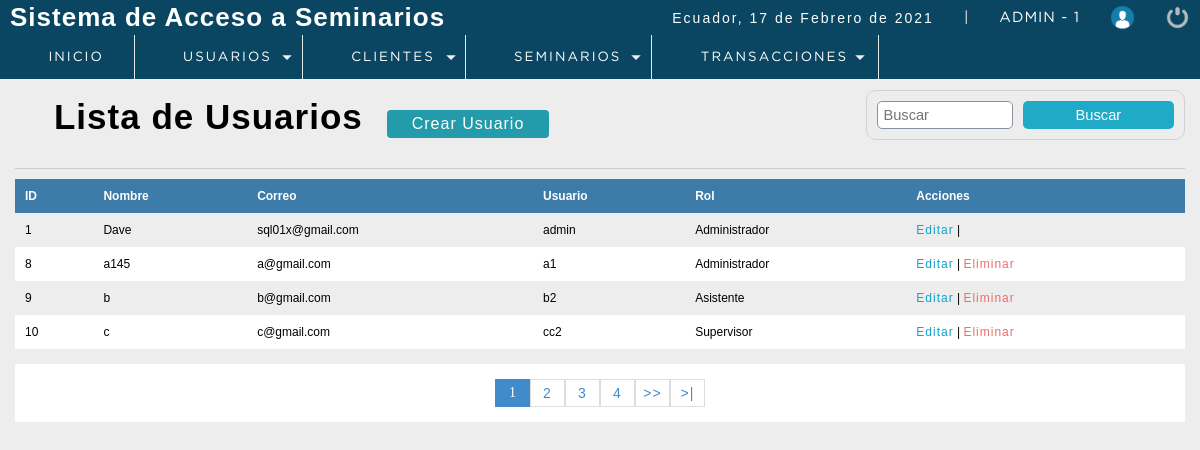
The page /sistema/lista_usuarios.php (signed in) on the database its author committed.
### tables this page shows
CREATE TABLE `usuario` (
  `idusuario` int(11) NOT NULL,
  `nombre` varchar(50) DEFAULT NULL,
  `correo` varchar(100) DEFAULT NULL,
  `usuario` varchar(15) DEFAULT NULL,
  `clave` varchar(100) DEFAULT NULL,
  `rol` int(11) DEFAULT NULL,
  `Status` int(11) NOT NULL DEFAULT 1
);

CREATE TABLE `rol` (
  `idrol` int(11) NOT NULL,
  `rol` varchar(20) DEFAULT NULL
);

### sistema/lista_usuarios.php (the view, shortened to what this page needs)
<?php
 include "../conection.php";
?>
<!DOCTYPE html>
<html lang="en">
<head>
	<?php include "includes/scripts.php"?>
</head>
<body>
 <?php include "includes/header.php"?>
	<section id="container">
		<h1><i class="fas fa-list-alt"></i> Lista de Usuarios</h1>
        <a href="registro_usuarios.php" class="btn_new">Crear Usuario</a>
    <form action="buscar_usuario.php" method="get" class="form_search">
        <input type="text" name="busqueda" id="busqueda" placeholder="Buscar">
        <input type="submit" value="Buscar" class="btn_search" >
    </form>
    <hr>
        <table>
            <tr>
                <th>ID</th>
                <th>Nombre</th>
                <th>Correo</th>
                <th>Usuario</th>
                <th>Rol</th>
                <th>Acciones</th>
            </tr>
            <?php
           $sql_registre = mysqli_query($conection,"SELECT COUNT(*) AS total_registro FROM usuario WHERE Status =1");
           $result_registre = mysqli_fetch_array($sql_registre);
           $total_resgistros = $result_registre['total_registro'];
           $por_pagina = 4;
           if (empty($_GET['pagina'])) {
               $pagina =1;
           }
           else {
               $pagina = $_GET['pagina'];
           }
           $desde = ($pagina - 1) * $por_pagina;
           $total_paginas = ceil($total_resgistros / $por_pagina);
           $query = mysqli_query($conection,"SELECT u.Idusuario, u.nombre, u.correo, u.usuario, r.rol FROM usuario u
                                                                                                      INNER JOIN rol r
                                                                                                      ON u.rol = r.idrol
                                                                                                      WHERE Status = 1
                                                                                                      ORDER BY idusuario ASC LIMIT $desde, $por_pagina");
           $result = mysqli_num_rows($query);
           if ($result > 0) {
               while ($data = mysqli_fetch_array($query)) {
           ?>
            <tr>
                <td><?php echo $data["Idusuario"];?></td>
                <td><?php echo $data["nombre"];?></td>
                <td><?php echo $data["correo"];?></td>
                <td><?php echo $data["usuario"];?></td>
                <td><?php echo $data["rol"];?></td>
                <td>
                    <a class="link_edit" href="editar_usuario.php?id=<?php echo $data["Idusuario"];?>">Editar</a>
                    |
                    <?php
                        if ($data["Idusuario"] !=1) {
                    ?>
                    <a class="link_delete" href="eliminar_usuario.php?id=<?php echo $data["Idusuario"];?>">Eliminar</a>
                    <?php
                        }
                    ?>
                </td>
            </tr>
                <?php
               }
           }
            ?>
        </table>
        <div class="paginador">
                    <ul>
                    <?php
                    for ($i=1; $i <= $total_paginas; $i++) {
                        if ($i == $pagina) {
                            echo '<li class="pageSelected">'.$i.'</li>';
                        }
                        else {
                            echo '<li><a href="?pagina='.$i.'">'.$i.'</a></li>';
                        }
                    }
                    if ($pagina!=$total_paginas) {
                    ?>
                    <li><a href="?pagina=<?php echo $pagina+1;?>">>></a></li>
                    <li><a href="?pagina=<?php echo $total_paginas;?>">>|</a></li>
                        <?php
                            }
                        ?>
                    </ul>
                </div>
	</section>
</body>
</html>

### sistema/css/style.css (style rules this page uses)
* { margin: 0; padding: 0; box-sizing: border-box; }
body { background: #ededed; }
h1, h2, h3, h4, h5, h6 { font-family: 'arial'; font-weight: bold; letter-spacing: 1px; }
h1 { font-size: 26px; }
a { text-decoration: none; font-family: arial; letter-spacing: 1px; }
#container { padding: 90px 15px 15px; }
hr { border: 0; background: #CCC; height: 1px; margin: 10px 0; display: block; }
form { border: 2px solid #78909C; border-radius: 2%; background: #FFF; margin: auto; padding: 20px 50px; border: 1px solid #d1d1d1; }
input,select { display: block; width: 100%; font-size: 11pt; padding: 5px; border: 1px solid #85929e; border-radius: 5px; }
#container h1 { font-size: 35px; display: inline-block; }
.btn_new { display: inline-block; background: #239baa; color: #FFF; padding: 5px 25px; border-radius: 4px; margin: 20px; }
table { border-collapse: collapse; font-size: 12px; font-family: 'arial'; width: 100%; }
table th { text-align: left; padding: 10px; background: #3d7ba8; color: #FFF; }
table tr:nth-child(odd) { background: #FFF; }
table td { padding: 10px; }
.link_edit { color: #0ca4ce; }
.link_delete { color: #f26b6b; }
.paginador ul { padding: 15px; list-style: none; background: #FFF; margin-top: 15px; display: -webkit-flex; display: -moz-flex; display: -ms-flex; display: -o-flex; display: flex; justify-content: center; }
.paginador a, .pageSelected { color: #428bca; border: 1px solid #ddd; padding: 5px; display: inline-block; font-size: 14px; text-align: center; width: 35px; }
.pageSelected { color: #FFF; background: #428bca; border: 1px solid #428bca; }
.form_search { display: -webkit-flex; display: -moz-flex; display: -ms-flex; display: -o-flex; display: flex; float: right; background: initial; padding: 10px; border-radius: 10px; }
.form_search .btn_search { background: #1faac8; color: #FFF; padding: 0 20px; border: 0; cursor: pointer; margin-left: 10px; }

### rows shown on the page
usuario: idusuario "1", nombre "Dave", correo "sql01x@gmail.com", usuario "admin", rol.rol "Administrador"
usuario: idusuario "8", nombre "a145", correo "a@gmail.com", usuario "a1", rol.rol "Administrador"
usuario: idusuario "9", nombre "b", correo "b@gmail.com", usuario "b2", rol.rol "Asistente"
usuario: idusuario "10", nombre "c", correo "c@gmail.com", usuario "cc2", rol.rol "Supervisor"

### other values the page prints
fechaC() "17 de Febrero de 2021"
$_SESSION['user'] "ADMIN"
$_SESSION['rol'] "1"
